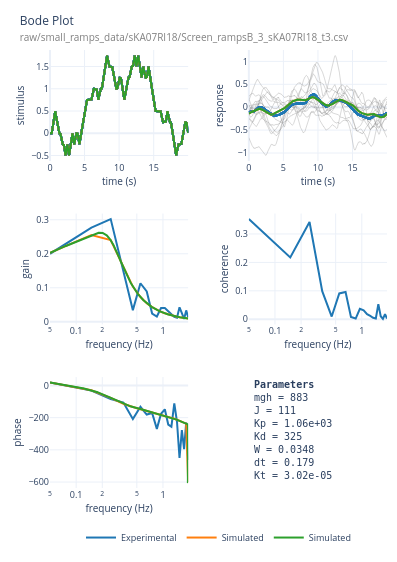

Source (notebook cell):
### Markdown cell above
## Example — single subject CSMI analysis

`bp.run_csmi` returns a fitted `Peterka18` object with access to parameters, fit quality, and plots.

### Code cell
subject_id = 'KA07RI18'
filename = bp.get_filename_from_metadata(paths, subject_id, 'c12: prts', metadata=metadata)
body_height_m = metadata.loc[metadata['Subject ID'] == subject_id, 'body_height_m'].values[0]
body_weight_kg = metadata.loc[metadata['Subject ID'] == subject_id, 'body_weight_kg'].values[0]

subj = bp.run_csmi(filename, body_height_m=body_height_m, body_weight_kg=body_weight_kg, preproc_config=preproc_config, sr_config=sr_config)
subj.plot()

### Figure 1 — Plotly figure (JSON) as saved in the notebook; plotly's stock layout.template omitted (floating-point values rounded to 4 significant figures; data arrays with more than 128 entries replaced by an {"elided": "..."} marker saying what was removed)
{"data": [{"line": {"color": "grey", "width": 0.5}, "mode": "lines", "opacity": 0.6, "showlegend": false, "type": "scatter", "x": {"elided": "1800 float values"}, "xaxis": "x", "y": {"elided": "1800 float values"}, "yaxis": "y"}, {"line": {"color": "#1f77b4", "width": 2}, "mode": "lines", "showlegend": false, "type": "scatter", "x": {"elided": "1800 float values"}, "xaxis": "x", "y": {"elided": "1800 float values"}, "yaxis": "y"}, {"line": {"color": "grey", "width": 0.5}, "mode": "lines", "opacity": 0.6, "showlegend": false, "type": "scatter", "x": {"elided": "1800 float values"}, "xaxis": "x", "y": {"elided": "1800 float values"}, "yaxis": "y"}, {"line": {"color": "#1f77b4", "width": 2}, "mode": "lines", "showlegend": false, "type": "scatter", "x": {"elided": "1800 float values"}, "xaxis": "x", "y": {"elided": "1800 float values"}, "yaxis": "y"}, {"line": {"color": "grey", "width": 0.5}, "mode": "lines", "opacity": 0.6, "showlegend": false, "type": "scatter", "x": {"elided": "1800 float values"}, "xaxis": "x", "y": {"elided": "1800 float values"}, "yaxis": "y"}, {"line": {"color": "#1f77b4", "width": 2}, "mode": "lines", "showlegend": false, "type": "scatter", "x": {"elided": "1800 float values"}, "xaxis": "x", "y": {"elided": "1800 float values"}, "yaxis": "y"}, {"line": {"color": "grey", "width": 0.5}, "mode": "lines", "opacity": 0.6, "showlegend": false, "type": "scatter", "x": {"elided": "1800 float values"}, "xaxis": "x", "y": {"elided": "1800 float values"}, "yaxis": "y"}, {"line": {"color": "#1f77b4", "width": 2}, "mode": "lines", "showlegend": false, "type": "scatter", "x": {"elided": "1800 float values"}, "xaxis": "x", "y": {"elided": "1800 float values"}, "yaxis": "y"}, {"line": {"color": "grey", "width": 0.5}, "mode": "lines", "opacity": 0.6, "showlegend": false, "type": "scatter", "x": {"elided": "1800 float values"}, "xaxis": "x", "y": {"elided": "1800 float values"}, "yaxis": "y"}, {"line": {"color": "#1f77b4", "width": 2}, "mode": "lines", "showlegend": false, "type": "scatter", "x": {"elided": "1800 float values"}, "xaxis": "x", "y": {"elided": "1800 float values"}, "yaxis": "y"}, {"line": {"color": "grey", "width": 0.5}, "mode": "lines", "opacity": 0.6, "showlegend": false, "type": "scatter", "x": {"elided": "1800 float values"}, "xaxis": "x", "y": {"elided": "1800 float values"}, "yaxis": "y"}, {"line": {"color": "#1f77b4", "width": 2}, "mode": "lines", "showlegend": false, "type": "scatter", "x": {"elided": "1800 float values"}, "xaxis": "x", "y": {"elided": "1800 float values"}, "yaxis": "y"}, {"line": {"color": "grey", "width": 0.5}, "mode": "lines", "opacity": 0.6, "showlegend": false, "type": "scatter", "x": {"elided": "1800 float values"}, "xaxis": "x", "y": {"elided": "1800 float values"}, "yaxis": "y"}, {"line": {"color": "#1f77b4", "width": 2}, "mode": "lines", "showlegend": false, "type": "scatter", "x": {"elided": "1800 float values"}, "xaxis": "x", "y": {"elided": "1800 float values"}, "yaxis": "y"}, {"line": {"color": "grey", "width": 0.5}, "mode": "lines", "opacity": 0.6, "showlegend": false, "type": "scatter", "x": {"elided": "1800 float values"}, "xaxis": "x", "y": {"elided": "1800 float values"}, "yaxis": "y"}, {"line": {"color": "#1f77b4", "width": 2}, "mode": "lines", "showlegend": false, "type": "scatter", "x": {"elided": "1800 float values"}, "xaxis": "x", "y": {"elided": "1800 float values"}, "yaxis": "y"}, {"line": {"color": "grey", "width": 0.5}, "mode": "lines", "opacity": 0.6, "showlegend": false, "type": "scatter", "x": {"elided": "1800 float values"}, "xaxis": "x", "y": {"elided": "1800 float values"}, "yaxis": "y"}, {"line": {"color": "#1f77b4", "width": 2}, "mode": "lines", "showlegend": false, "type": "scatter", "x": {"elided": "1800 float values"}, "xaxis": "x", "y": {"elided": "1800 float values"}, "yaxis": "y"}, {"line": {"color": "grey", "width": 0.5}, "mode": "lines", "opacity": 0.6, "showlegend": false, "type": "scatter", "x": {"elided": "1800 float values"}, "xaxis": "x", "y": {"elided": "1800 float values"}, "yaxis": "y"}, {"line": {"color": "#1f77b4", "width": 2}, "mode": "lines", "showlegend": false, "type": "scatter", "x": {"elided": "1800 float values"}, "xaxis": "x", "y": {"elided": "1800 float values"}, "yaxis": "y"}, {"line": {"color": "grey", "width": 0.5}, "mode": "lines", "opacity": 0.6, "showlegend": false, "type": "scatter", "x": {"elided": "1800 float values"}, "xaxis": "x", "y": {"elided": "1800 float values"}, "yaxis": "y"}, {"line": {"color": "#1f77b4", "width": 2}, "mode": "lines", "showlegend": false, "type": "scatter", "x": {"elided": "1800 float values"}, "xaxis": "x", "y": {"elided": "1800 float values"}, "yaxis": "y"}, {"line": {"color": "grey", "width": 0.5}, "mode": "lines", "opacity": 0.6, "showlegend": false, "type": "scatter", "x": {"elided": "1800 float values"}, "xaxis": "x", "y": {"elided": "1800 float values"}, "yaxis": "y"}, {"line": {"color": "#1f77b4", "width": 2}, "mode": "lines", "showlegend": false, "type": "scatter", "x": {"elided": "1800 float values"}, "xaxis": "x", "y": {"elided": "1800 float values"}, "yaxis": "y"}, {"line": {"color": "grey", "width": 0.5}, "mode": "lines", "opacity": 0.6, "showlegend": false, "type": "scatter", "x": {"elided": "1800 float values"}, "xaxis": "x", "y": {"elided": "1800 float values"}, "yaxis": "y"}, {"line": {"color": "#1f77b4", "width": 2}, "mode": "lines", "showlegend": false, "type": "scatter", "x": {"elided": "1800 float values"}, "xaxis": "x", "y": {"elided": "1800 float values"}, "yaxis": "y"}, {"line": {"color": "grey", "width": 0.5}, "mode": "lines", "opacity": 0.6, "showlegend": false, "type": "scatter", "x": {"elided": "1800 float values"}, "xaxis": "x", "y": {"elided": "1800 float values"}, "yaxis": "y"}, {"line": {"color": "#1f77b4", "width": 2}, "mode": "lines", "showlegend": false, "type": "scatter", "x": {"elided": "1800 float values"}, "xaxis": "x", "y": {"elided": "1800 float values"}, "yaxis": "y"}, {"line": {"color": "grey", "width": 0.5}, "mode": "lines", "opacity": 0.6, "showlegend": false, "type": "scatter", "x": {"elided": "1800 float values"}, "xaxis": "x2", "y": {"elided": "1800 float values"}, "yaxis": "y2"}, {"line": {"color": "#1f77b4", "width": 2}, "mode": "lines", "showlegend": false, "type": "scatter", "x": {"elided": "1800 float values"}, "xaxis": "x2", "y": {"elided": "1800 float values"}, "yaxis": "y2"}, {"line": {"color": "grey", "width": 0.5}, "mode": "lines", "opacity": 0.6, "showlegend": false, "type": "scatter", "x": {"elided": "1800 float values"}, "xaxis": "x2", "y": {"elided": "1800 float values"}, "yaxis": "y2"}, {"line": {"color": "#1f77b4", "width": 2}, "mode": "lines", "showlegend": false, "type": "scatter", "x": {"elided": "1800 float values"}, "xaxis": "x2", "y": {"elided": "1800 float values"}, "yaxis": "y2"}, {"line": {"color": "grey", "width": 0.5}, "mode": "lines", "opacity": 0.6, "showlegend": false, "type": "scatter", "x": {"elided": "1800 float values"}, "xaxis": "x2", "y": {"elided": "1800 float values"}, "yaxis": "y2"}, {"line": {"color": "#1f77b4", "width": 2}, "mode": "lines", "showlegend": false, "type": "scatter", "x": {"elided": "1800 float values"}, "xaxis": "x2", "y": {"elided": "1800 float values"}, "yaxis": "y2"}, {"line": {"color": "grey", "width": 0.5}, "mode": "lines", "opacity": 0.6, "showlegend": false, "type": "scatter", "x": {"elided": "1800 float values"}, "xaxis": "x2", "y": {"elided": "1800 float values"}, "yaxis": "y2"}, {"line": {"color": "#1f77b4", "width": 2}, "mode": "lines", "showlegend": false, "type": "scatter", "x": {"elided": "1800 float values"}, "xaxis": "x2", "y": {"elided": "1800 float values"}, "yaxis": "y2"}, {"line": {"color": "grey", "width": 0.5}, "mode": "lines", "opacity": 0.6, "showlegend": false, "type": "scatter", "x": {"elided": "1800 float values"}, "xaxis": "x2", "y": {"elided": "1800 float values"}, "yaxis": "y2"}, {"line": {"color": "#1f77b4", "width": 2}, "mode": "lines", "showlegend": false, "type": "scatter", "x": {"elided": "1800 float values"}, "xaxis": "x2", "y": {"elided": "1800 float values"}, "yaxis": "y2"}, {"line": {"color": "grey", "width": 0.5}, "mode": "lines", "opacity": 0.6, "showlegend": false, "type": "scatter", "x": {"elided": "1800 float values"}, "xaxis": "x2", "y": {"elided": "1800 float values"}, "yaxis": "y2"}, {"line": {"color": "#1f77b4", "width": 2}, "mode": "lines", "showlegend": false, "type": "scatter", "x": {"elided": "1800 float values"}, "xaxis": "x2", "y": {"elided": "1800 float values"}, "yaxis": "y2"}, {"line": {"color": "grey", "width": 0.5}, "mode": "lines", "opacity": 0.6, "showlegend": false, "type": "scatter", "x": {"elided": "1800 float values"}, "xaxis": "x2", "y": {"elided": "1800 float values"}, "yaxis": "y2"}, {"line": {"color": "#1f77b4", "width": 2}, "mode": "lines", "showlegend": false, "type": "scatter", "x": {"elided": "1800 float values"}, "xaxis": "x2", "y": {"elided": "1800 float values"}, "yaxis": "y2"}, {"line": {"color": "grey", "width": 0.5}, "mode": "lines", "opacity": 0.6, "showlegend": false, "type": "scatter", "x": {"elided": "1800 float values"}, "xaxis": "x2", "y": {"elided": "1800 float values"}, "yaxis": "y2"}, {"line": {"color": "#1f77b4", "width": 2}, "mode": "lines", "showlegend": false, "type": "scatter", "x": {"elided": "1800 float values"}, "xaxis": "x2", "y": {"elided": "1800 float values"}, "yaxis": "y2"}, {"line": {"color": "grey", "width": 0.5}, "mode": "lines", "opacity": 0.6, "showlegend": false, "type": "scatter", "x": {"elided": "1800 float values"}, "xaxis": "x2", "y": {"elided": "1800 float values"}, "yaxis": "y2"}, {"line": {"color": "#1f77b4", "width": 2}, "mode": "lines", "showlegend": false, "type": "scatter", "x": {"elided": "1800 float values"}, "xaxis": "x2", "y": {"elided": "1800 float values"}, "yaxis": "y2"}, {"line": {"color": "grey", "width": 0.5}, "mode": "lines", "opacity": 0.6, "showlegend": false, "type": "scatter", "x": {"elided": "1800 float values"}, "xaxis": "x2", "y": {"elided": "1800 float values"}, "yaxis": "y2"}, {"line": {"color": "#1f77b4", "width": 2}, "mode": "lines", "showlegend": false, "type": "scatter", "x": {"elided": "1800 float values"}, "xaxis": "x2", "y": {"elided": "1800 float values"}, "yaxis": "y2"}, {"line": {"color": "grey", "width": 0.5}, "mode": "lines", "opacity": 0.6, "showlegend": false, "type": "scatter", "x": {"elided": "1800 float values"}, "xaxis": "x2", "y": {"elided": "1800 float values"}, "yaxis": "y2"}, {"line": {"color": "#1f77b4", "width": 2}, "mode": "lines", "showlegend": false, "type": "scatter", "x": {"elided": "1800 float values"}, "xaxis": "x2", "y": {"elided": "1800 float values"}, "yaxis": "y2"}, {"line": {"color": "grey", "width": 0.5}, "mode": "lines", "opacity": 0.6, "showlegend": false, "type": "scatter", "x": {"elided": "1800 float values"}, "xaxis": "x2", "y": {"elided": "1800 float values"}, "yaxis": "y2"}, {"line": {"color": "#1f77b4", "width": 2}, "mode": "lines", "showlegend": false, "type": "scatter", "x": {"elided": "1800 float values"}, "xaxis": "x2", "y": {"elided": "1800 float values"}, "yaxis": "y2"}, {"line": {"color": "grey", "width": 0.5}, "mode": "lines", "opacity": 0.6, "showlegend": false, "type": "scatter", "x": {"elided": "1800 float values"}, "xaxis": "x2", "y": {"elided": "1800 float values"}, "yaxis": "y2"}, {"line": {"color": "#1f77b4", "width": 2}, "mode": "lines", "showlegend": false, "type": "scatter", "x": {"elided": "1800 float values"}, "xaxis": "x2", "y": {"elided": "1800 float values"}, "yaxis": "y2"}, {"line": {"color": "grey", "width": 0.5}, "mode": "lines", "opacity": 0.6, "showlegend": false, "type": "scatter", "x": {"elided": "1800 float values"}, "xaxis": "x2", "y": {"elided": "1800 float values"}, "yaxis": "y2"}, {"line": {"color": "#1f77b4", "width": 2}, "mode": "lines", "showlegend": false, "type": "scatter", "x": {"elided": "1800 float values"}, "xaxis": "x2", "y": {"elided": "1800 float values"}, "yaxis": "y2"}, {"line": {"color": "#1f77b4", "width": 2}, "mode": "lines", "name": "Experimental", "showlegend": true, "type": "scatter", "x": [0.05, 0.15, 0.25, 0.35, 0.45, 0.55, 0.65, 0.75, 0.85, 0.95, 1.05, 1.15, 1.25, 1.35, 1.45, 1.55, 1.65, 1.75, 1.85, 1.95], "xaxis": "x3", "y": [0.2, 0.2771, 0.3021, 0.1534, 0.03413, 0.1133, 0.08929, 0.02406, 0.01538, 0.0405, 0.04046, 0.03118, 0.02277, 0.01433, 0.01186, 0.04233, 0.02521, 0.008262, 0.03337, 0.01308], "yaxis": "y3"}, {"line": {"color": "#1f77b4", "width": 2}, "mode": "lines", "showlegend": false, "type": "scatter", "x": [0.05, 0.15, 0.25, 0.35, 0.45, 0.55, 0.65, 0.75, 0.85, 0.95, 1.05, 1.15, 1.25, 1.35, 1.45, 1.55, 1.65, 1.75, 1.85, 1.95], "xaxis": "x5", "y": [17.9, -31.97, -84.04, -106.2, -208.3, -132.6, -180.5, -171.5, -269.8, -176.0, -147.9, -242.8, -256.1, -111.9, -225.6, -450.3, -277.1, -395.1, -230.3, -462.5], "yaxis": "y5"}, {"line": {"color": "#1f77b4", "width": 2}, "mode": "lines", "showlegend": false, "type": "scatter", "x": [0.05, 0.15, 0.25, 0.35, 0.45, 0.55, 0.65, 0.75, 0.85, 0.95, 1.05, 1.15, 1.25, 1.35, 1.45, 1.55, 1.65, 1.75, 1.85, 1.95], "xaxis": "x4", "y": [0.3525, 0.2174, 0.3421, 0.0987, 0.009565, 0.09083, 0.09575, 0.007988, 0.002427, 0.0369, 0.03158, 0.01793, 0.01174, 0.005375, 0.002882, 0.05306, 0.01077, 0.001155, 0.01825, 0.002532], "yaxis": "y4"}, {"line": {"color": "#ff7f0e", "width": 2}, "mode": "lines", "showlegend": false, "type": "scatter", "x": {"elided": "1800 float values"}, "xaxis": "x", "y": {"elided": "1800 float values"}, "yaxis": "y"}, {"line": {"color": "#ff7f0e", "width": 2}, "mode": "lines", "showlegend": false, "type": "scatter", "x": {"elided": "1800 float values"}, "xaxis": "x2", "y": {"elided": "1800 float values"}, "yaxis": "y2"}, {"line": {"color": "#ff7f0e", "width": 2}, "mode": "lines", "name": "Simulated", "showlegend": true, "type": "scatter", "x": [0.05, 0.15, 0.25, 0.35, 0.45, 0.55, 0.65, 0.75, 0.85, 0.95, 1.05, 1.15, 1.25, 1.35, 1.45, 1.55, 1.65, 1.75, 1.85, 1.95], "xaxis": "x3", "y": [0.2026, 0.2554, 0.2401, 0.1592, 0.1034, 0.07266, 0.05457, 0.04297, 0.035, 0.02923, 0.02488, 0.0215, 0.01881, 0.01663, 0.01484, 0.01334, 0.01208, 0.01101, 0.01009, 0.009293], "yaxis": "y3"}, {"line": {"color": "#ff7f0e", "width": 2}, "mode": "lines", "showlegend": false, "type": "scatter", "x": [0.05, 0.15, 0.25, 0.35, 0.45, 0.55, 0.65, 0.75, 0.85, 0.95, 1.05, 1.15, 1.25, 1.35, 1.45, 1.55, 1.65, 1.75, 1.85, 1.95], "xaxis": "x5", "y": [17.84, -29.99, -77.2, -113.6, -134.1, -147.2, -157.2, -165.8, -173.5, -180.8, -187.7, -194.3, -200.8, -207.1, -213.3, -219.3, -225.3, -231.1, -236.9, -602.6], "yaxis": "y5"}, {"line": {"color": "#2ca02c", "width": 2}, "mode": "lines", "showlegend": false, "type": "scatter", "x": {"elided": "1800 float values"}, "xaxis": "x", "y": {"elided": "1800 float values"}, "yaxis": "y"}, {"line": {"color": "#2ca02c", "width": 2}, "mode": "lines", "showlegend": false, "type": "scatter", "x": {"elided": "1800 float values"}, "xaxis": "x2", "y": {"elided": "1800 float values"}, "yaxis": "y2"}, {"line": {"color": "#2ca02c", "width": 2}, "mode": "lines", "name": "Simulated", "showlegend": true, "type": "scatter", "x": {"elided": "1900 float values"}, "xaxis": "x3", "y": {"elided": "1900 float values"}, "yaxis": "y3"}, {"line": {"color": "#2ca02c", "width": 2}, "mode": "lines", "showlegend": false, "type": "scatter", "x": {"elided": "1900 float values"}, "xaxis": "x5", "y": {"elided": "1900 float values"}, "yaxis": "y5"}], "layout": {"annotations": [{"align": "left", "font": {"family": "monospace", "size": 10}, "showarrow": false, "text": "<b>Parameters</b><br>mgh = 883&nbsp;&nbsp;&nbsp;&nbsp;<br>J = 111&nbsp;&nbsp;&nbsp;&nbsp;&nbsp;&nbsp;<br>Kp = 1.06e+03<br>Kd = 325&nbsp;&nbsp;&nbsp;&nbsp;&nbsp;<br>W = 0.0348&nbsp;&nbsp;&nbsp;<br>dt = 0.179&nbsp;&nbsp;&nbsp;<br>Kt = 3.02e-05", "x": 0.6, "xanchor": "left", "xref": "paper", "y": 0.2533, "yanchor": "top", "yref": "paper"}], "font": {"size": 10}, "height": 562, "legend": {"font": {"size": 9}, "orientation": "h", "x": 0.5, "xanchor": "center", "y": -0.08, "yanchor": "top"}, "margin": {"b": 60, "l": 50, "r": 10, "t": 50}, "title": {"font": {"size": 12}, "text": "Bode Plot<br><span style='font-size:10px; color:gray'>raw/small_ramps_data/sKA07RI18/Screen_rampsB_3_sKA07RI18_t3.csv</span>"}, "width": 397, "xaxis": {"anchor": "y", "domain": [0, 0.41], "tickfont": {"size": 9}, "title": {"font": {"size": 10}, "standoff": 4, "text": "time (s)"}}, "xaxis2": {"anchor": "y2", "domain": [0.59, 1], "tickfont": {"size": 9}, "title": {"font": {"size": 10}, "standoff": 4, "text": "time (s)"}}, "xaxis3": {"anchor": "y3", "domain": [0, 0.41], "tickfont": {"size": 9}, "title": {"font": {"size": 10}, "standoff": 4, "text": "frequency (Hz)"}, "type": "log"}, "xaxis4": {"anchor": "y4", "domain": [0.59, 1], "tickfont": {"size": 9}, "title": {"font": {"size": 10}, "standoff": 4, "text": "frequency (Hz)"}, "type": "log"}, "xaxis5": {"anchor": "y5", "domain": [0, 0.41], "tickfont": {"size": 9}, "title": {"font": {"size": 10}, "standoff": 4, "text": "frequency (Hz)"}, "type": "log"}, "xaxis6": {"anchor": "y6", "domain": [0.59, 1], "tickfont": {"size": 9}, "title": {"font": {"size": 10}, "standoff": 4}, "visible": false}, "yaxis": {"anchor": "x", "domain": [0.7467, 1], "tickfont": {"size": 9}, "title": {"font": {"size": 10}, "standoff": 4, "text": "stimulus"}}, "yaxis2": {"anchor": "x2", "domain": [0.7467, 1], "tickfont": {"size": 9}, "title": {"font": {"size": 10}, "standoff": 4, "text": "response"}}, "yaxis3": {"anchor": "x3", "domain": [0.3733, 0.6267], "tickfont": {"size": 9}, "title": {"font": {"size": 10}, "standoff": 4, "text": "gain"}}, "yaxis4": {"anchor": "x4", "domain": [0.3733, 0.6267], "tickfont": {"size": 9}, "title": {"font": {"size": 10}, "standoff": 4, "text": "coherence"}}, "yaxis5": {"anchor": "x5", "domain": [0, 0.2533], "tickfont": {"size": 9}, "title": {"font": {"size": 10}, "standoff": 4, "text": "phase"}}, "yaxis6": {"anchor": "x6", "domain": [0, 0.2533], "tickfont": {"size": 9}, "title": {"font": {"size": 10}, "standoff": 4}, "visible": false}}}
